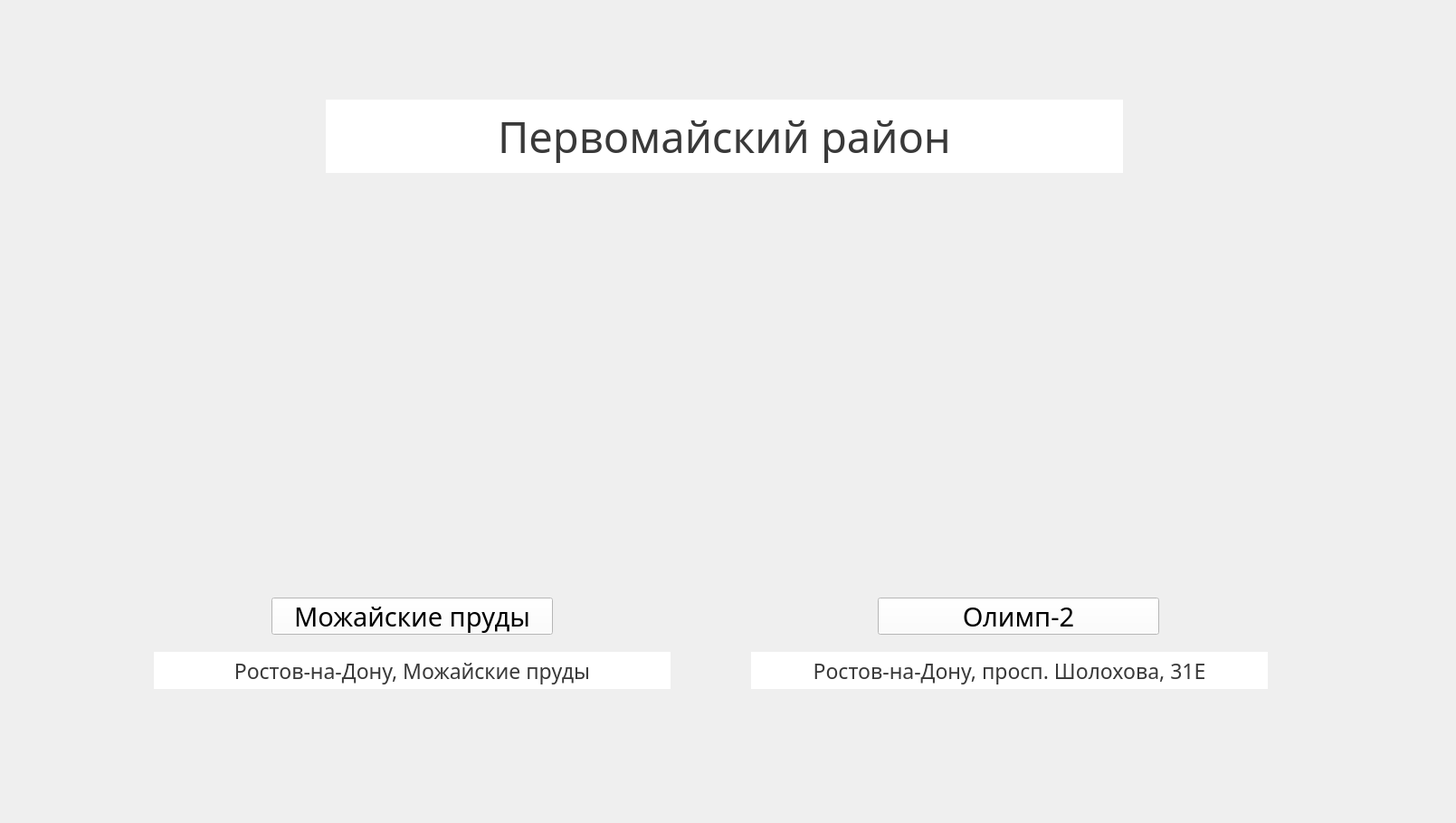
    <widget class="QWidget" name="Pervomaisky_area_Page_9">
     <widget class="QLabel" name="Mozhayskiye_Ponds_photo">
      <property name="geometry">
       <rect>
        <x>153</x>
        <y>265</y>
        <width>620</width>
        <height>333</height>
       </rect>
      </property>
      <property name="text">
       <string/>
      </property>
      <property name="pixmap">
       <pixmap>8.jpg</pixmap>
      </property>
     </widget>
     <widget class="QLabel" name="Olympus_photo">
      <property name="geometry">
       <rect>
        <x>826</x>
        <y>265</y>
        <width>620</width>
        <height>333</height>
       </rect>
      </property>
      <property name="text">
       <string/>
      </property>
      <property name="pixmap">
       <pixmap>8.jpg</pixmap>
      </property>
     </widget>
     <widget class="QPushButton" name="switch_Mozhayskiye_Ponds_pushButton">
      <property name="geometry">
       <rect>
        <x>300</x>
        <y>660</y>
        <width>311</width>
        <height>41</height>
       </rect>
      </property>
      <property name="font">
       <font>
        <family>Monotype Corsiva</family>
        <pointsize>22</pointsize>
       </font>
      </property>
      <property name="styleSheet">
       <string notr="true">background-color:#FFFFFF;</string>
      </property>
      <property name="text">
       <string>Можайские пруды</string>
      </property>
     </widget>
     <widget class="QLabel" name="label_16">
      <property name="geometry">
       <rect>
        <x>830</x>
        <y>720</y>
        <width>571</width>
        <height>41</height>
       </rect>
      </property>
      <property name="font">
       <font>
        <family>Monotype Corsiva</family>
        <pointsize>17</pointsize>
        <weight>50</weight>
        <italic>false</italic>
        <bold>false</bold>
        <underline>false</underline>
        <strikeout>false</strikeout>
       </font>
      </property>
      <property name="styleSheet">
       <string notr="true">background-color: #FFFFFF;
color:rgb(57, 57, 57);</string>
      </property>
      <property name="text">
       <string>Ростов-на-Дону, просп. Шолохова, 31Е</string>
      </property>
      <property name="alignment">
       <set>Qt::AlignCenter</set>
      </property>
     </widget>
     <widget class="QLabel" name="label_17">
      <property name="geometry">
       <rect>
        <x>0</x>
        <y>0</y>
        <width>1600</width>
        <height>900</height>
       </rect>
      </property>
      <property name="text">
       <string/>
      </property>
      <property name="pixmap">
       <pixmap>4.png</pixmap>
      </property>
     </widget>
     <widget class="QPushButton" name="switch_Olympus_pushButton">
      <property name="geometry">
       <rect>
        <x>970</x>
        <y>660</y>
        <width>311</width>
        <height>41</height>
       </rect>
      </property>
      <property name="font">
       <font>
        <family>Monotype Corsiva</family>
        <pointsize>22</pointsize>
       </font>
      </property>
      <property name="styleSheet">
       <string notr="true">background-color:#FFFFFF;</string>
      </property>
      <property name="text">
       <string>Олимп-2</string>
      </property>
     </widget>
     <widget class="QPushButton" name="switch_Pervomaisky_area__Areas_Page_pushButton">
      <property name="geometry">
       <rect>
        <x>30</x>
        <y>50</y>
        <width>171</width>
        <height>81</height>
       </rect>
      </property>
      <property name="styleSheet">
       <string notr="true">background-color: rgba(0,0,0,0);
border: none;</string>
      </property>
      <property name="text">
       <string/>
      </property>
     </widget>
     <widget class="QLabel" name="label_18">
      <property name="geometry">
       <rect>
        <x>360</x>
        <y>110</y>
        <width>881</width>
        <height>81</height>
       </rect>
      </property>
      <property name="font">
       <font>
        <family>Monotype Corsiva</family>
        <pointsize>35</pointsize>
       </font>
      </property>
      <property name="styleSheet">
       <string notr="true">background-color: #FFFFFF;
color:rgb(57, 57, 57);</string>
      </property>
      <property name="text">
       <string>Первомайский район</string>
      </property>
      <property name="alignment">
       <set>Qt::AlignCenter</set>
      </property>
     </widget>
     <widget class="QLabel" name="label_19">
      <property name="geometry">
       <rect>
        <x>170</x>
        <y>720</y>
        <width>571</width>
        <height>41</height>
       </rect>
      </property>
      <property name="font">
       <font>
        <family>Monotype Corsiva</family>
        <pointsize>17</pointsize>
        <weight>50</weight>
        <italic>false</italic>
        <bold>false</bold>
        <underline>false</underline>
        <strikeout>false</strikeout>
       </font>
      </property>
      <property name="styleSheet">
       <string notr="true">background-color: #FFFFFF;
color:rgb(57, 57, 57);</string>
      </property>
      <property name="text">
       <string>Ростов-на-Дону, Можайские пруды</string>
      </property>
      <property name="alignment">
       <set>Qt::AlignCenter</set>
      </property>
     </widget>
     <zorder>label_17</zorder>
     <zorder>switch_Mozhayskiye_Ponds_pushButton</zorder>
     <zorder>Mozhayskiye_Ponds_photo</zorder>
     <zorder>Olympus_photo</zorder>
     <zorder>label_16</zorder>
     <zorder>label_18</zorder>
     <zorder>label_19</zorder>
     <zorder>switch_Olympus_pushButton</zorder>
     <zorder>switch_Pervomaisky_area__Areas_Page_pushButton</zorder>
    </widget>
